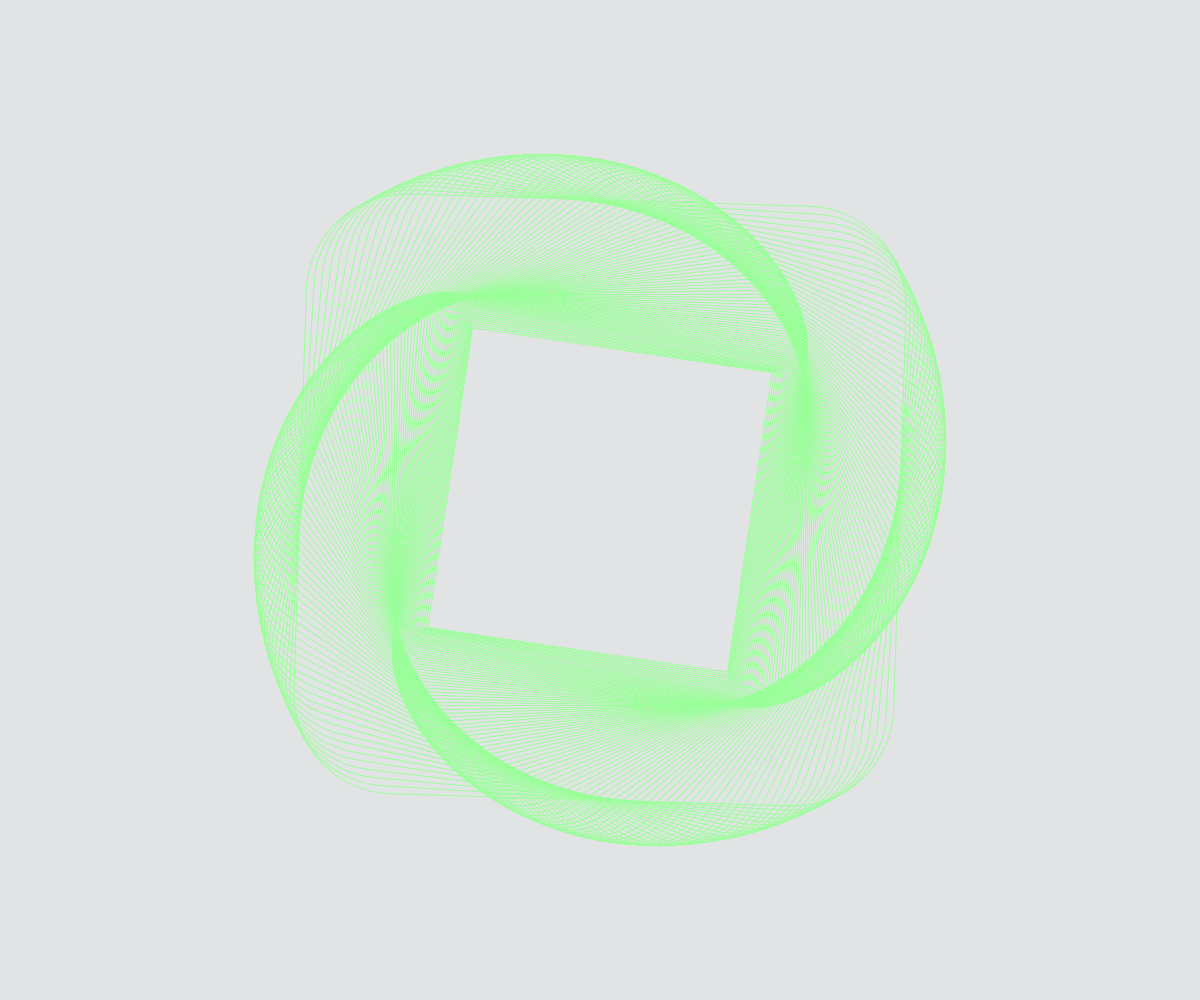
Frame 1 (no input)
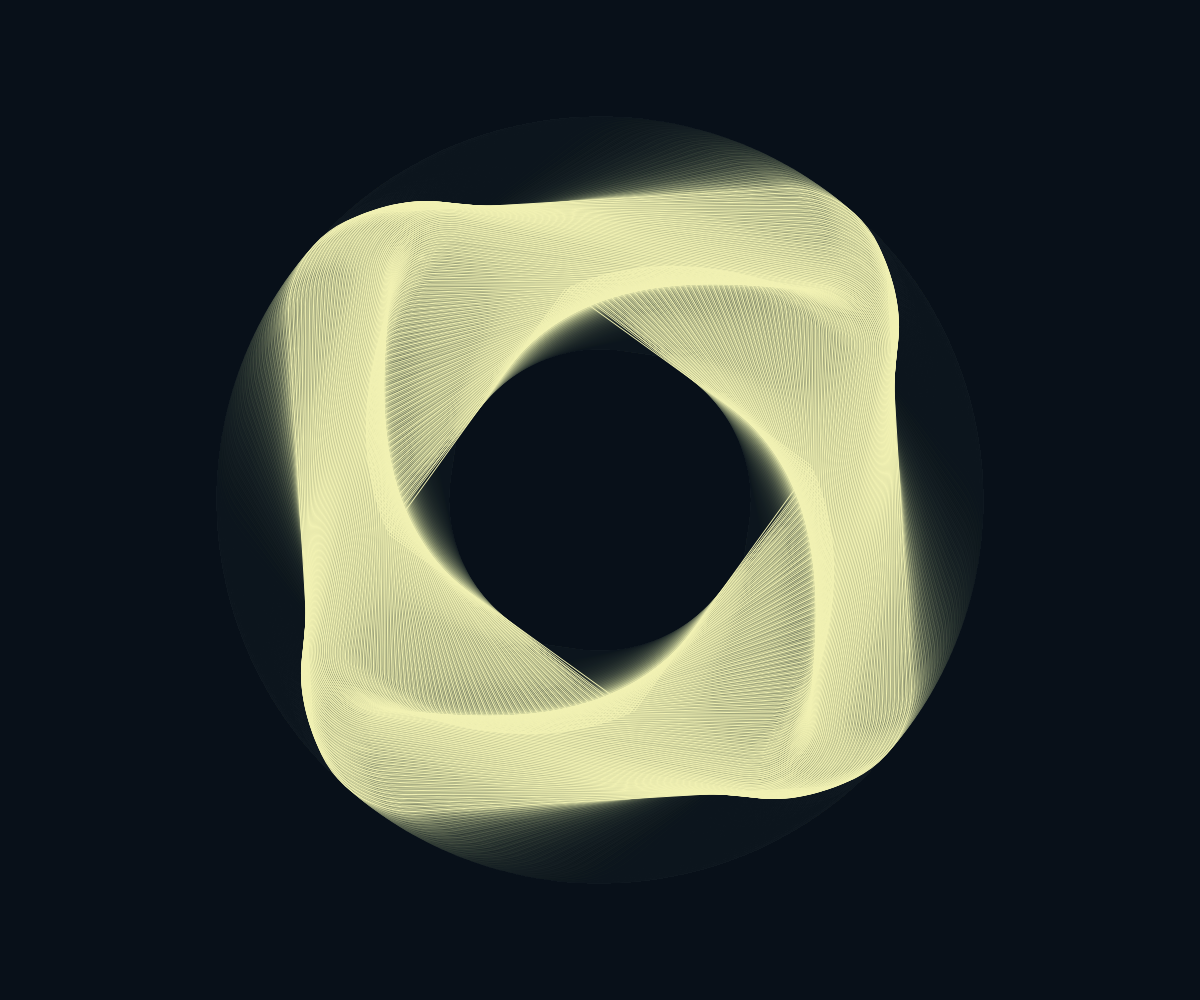
Frame 60 (no input)
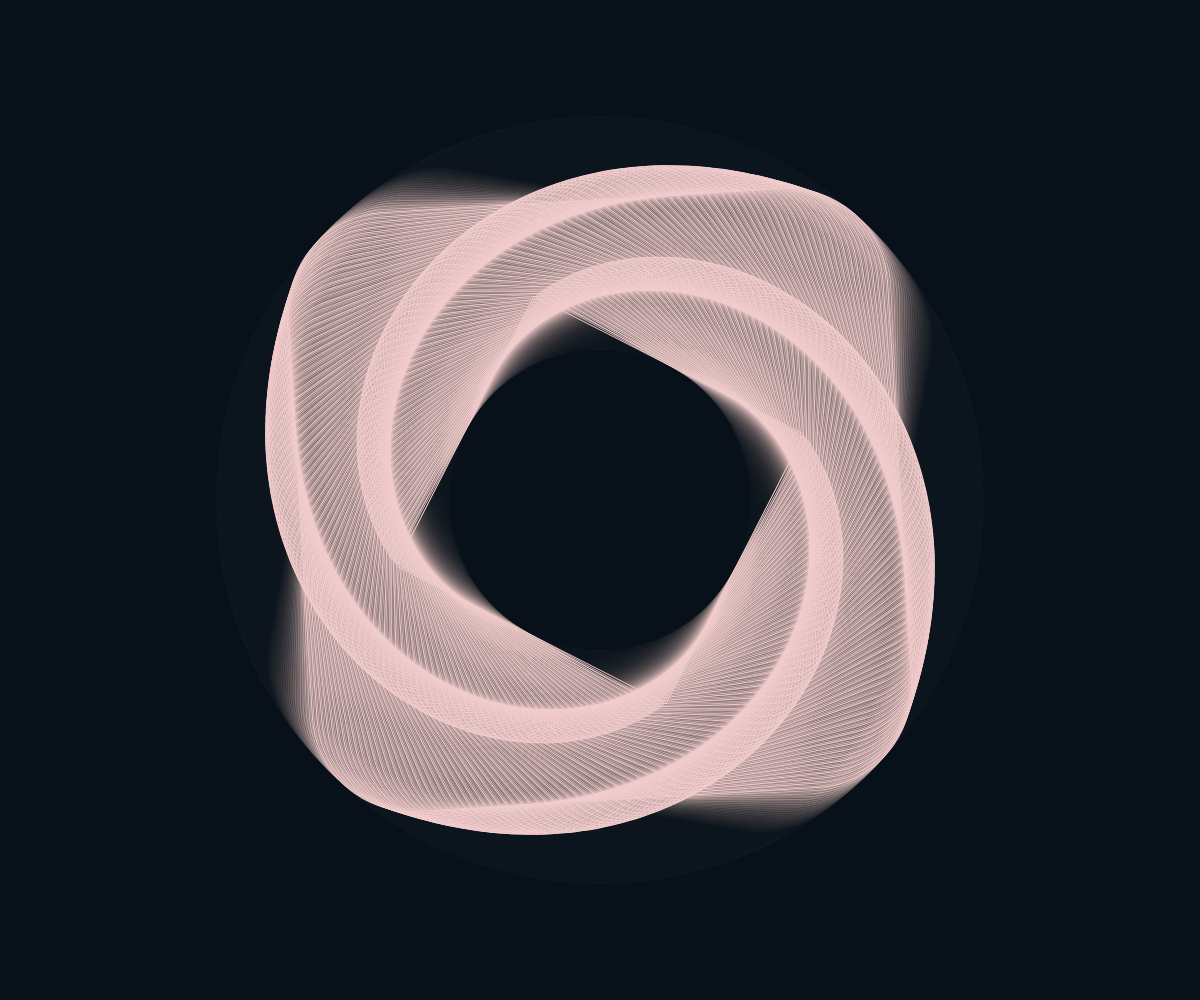
Frame 120 (the mouse pressed at the canvas centre since frame 60)

The p5.js sketch that drew these frames (run headless with seeded random() and noise() and a simulated clock; from frame 60 on, the mouse is pressed at the canvas centre):

// p5.js sketch
// ── sketch.js
function setup() {
  createCanvas(windowWidth, windowHeight);
  angleMode(DEGREES);
  rectMode(CENTER);
}

function draw() {
  background(10, 20, 30, 30);
  noFill();
  
  translate(width / 2, height / 2);
  
  for(var i = 0; i<100; i++){
    push()
    
    rotate(sin(frameCount + i) * 100);
    
    var r = map(sin(frameCount), -1, 1, 50, 255);
    var g = map(cos(frameCount / 2), -1, 1, 50, 255);
    var b = map(sin(frameCount / 4), -1, 1, 50, 255);
    
    stroke(r, g, b);
    
    rect(0, 0, 600 - i * 3, 600 - i * 3, 100 - i);
    pop();
  }
}
